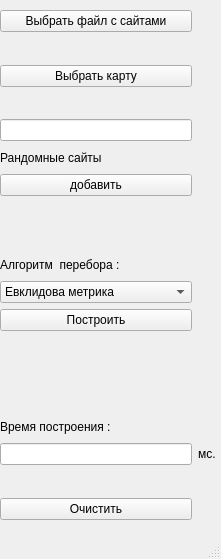
<?xml version="1.0" encoding="UTF-8"?>
<ui version="4.0">
 <class>MainWindow</class>
 <widget class="QMainWindow" name="MainWindow">
  <property name="geometry">
   <rect>
    <x>0</x>
    <y>0</y>
    <width>221</width>
    <height>559</height>
   </rect>
  </property>
  <property name="windowTitle">
   <string>MainWindow</string>
  </property>
  <widget class="QWidget" name="centralwidget">
   <widget class="QWidget" name="gridLayoutWidget">
    <property name="geometry">
     <rect>
      <x>0</x>
      <y>10</y>
      <width>216</width>
      <height>510</height>
     </rect>
    </property>
    <layout class="QGridLayout" name="gridLayout">
     <item row="14" column="0">
      <widget class="QLabel" name="label_9">
       <property name="text">
        <string/>
       </property>
      </widget>
     </item>
     <item row="17" column="0">
      <widget class="QLineEdit" name="lineEdit"/>
     </item>
     <item row="5" column="0">
      <widget class="QLabel" name="label">
       <property name="text">
        <string>Рандомные сайты</string>
       </property>
      </widget>
     </item>
     <item row="16" column="0">
      <widget class="QLabel" name="label_33">
       <property name="text">
        <string>Время построения :</string>
       </property>
      </widget>
     </item>
     <item row="7" column="0">
      <widget class="QLabel" name="label_3">
       <property name="text">
        <string/>
       </property>
      </widget>
     </item>
     <item row="6" column="0">
      <widget class="QPushButton" name="pushButton">
       <property name="text">
        <string>добавить</string>
       </property>
      </widget>
     </item>
     <item row="2" column="0">
      <widget class="QPushButton" name="pushButton_4">
       <property name="text">
        <string>Выбрать карту</string>
       </property>
      </widget>
     </item>
     <item row="8" column="0">
      <widget class="QLabel" name="label_5">
       <property name="text">
        <string/>
       </property>
      </widget>
     </item>
     <item row="3" column="0">
      <widget class="QLabel" name="label_11">
       <property name="text">
        <string/>
       </property>
      </widget>
     </item>
     <item row="4" column="0">
      <widget class="QLineEdit" name="lineEdit_2"/>
     </item>
     <item row="17" column="1">
      <widget class="QLabel" name="label_4">
       <property name="text">
        <string>мс.</string>
       </property>
      </widget>
     </item>
     <item row="9" column="0">
      <widget class="QLabel" name="label_2">
       <property name="text">
        <string>Алгоритм  перебора :</string>
       </property>
      </widget>
     </item>
     <item row="13" column="0">
      <widget class="QLabel" name="label_7">
       <property name="text">
        <string/>
       </property>
      </widget>
     </item>
     <item row="19" column="0">
      <widget class="QPushButton" name="pushButton_5">
       <property name="text">
        <string>Очистить</string>
       </property>
      </widget>
     </item>
     <item row="12" column="0">
      <widget class="QLabel" name="label_6">
       <property name="text">
        <string/>
       </property>
      </widget>
     </item>
     <item row="10" column="0">
      <widget class="QComboBox" name="comboBox">
       <item>
        <property name="text">
         <string>Евклидова метрика</string>
        </property>
       </item>
       <item>
        <property name="text">
         <string>Геометрия такси</string>
        </property>
       </item>
       <item>
        <property name="text">
         <string>Метрика Шварца</string>
        </property>
       </item>
       <item>
        <property name="text">
         <string>Сферичиская метрика</string>
        </property>
       </item>
      </widget>
     </item>
     <item row="18" column="0">
      <widget class="QLabel" name="label_10">
       <property name="text">
        <string/>
       </property>
      </widget>
     </item>
     <item row="11" column="0">
      <widget class="QPushButton" name="pushButton_3">
       <property name="text">
        <string>Построить</string>
       </property>
      </widget>
     </item>
     <item row="1" column="0">
      <widget class="QLabel" name="label_12">
       <property name="text">
        <string/>
       </property>
      </widget>
     </item>
     <item row="0" column="0">
      <widget class="QPushButton" name="pushButton_2">
       <property name="text">
        <string>Выбрать файл с сайтами</string>
       </property>
      </widget>
     </item>
    </layout>
   </widget>
   <widget class="QLabel" name="label_8">
    <property name="geometry">
     <rect>
      <x>218</x>
      <y>260</y>
      <width>101</width>
      <height>20</height>
     </rect>
    </property>
    <property name="text">
     <string/>
    </property>
   </widget>
  </widget>
  <widget class="QMenuBar" name="menubar">
   <property name="geometry">
    <rect>
     <x>0</x>
     <y>0</y>
     <width>221</width>
     <height>26</height>
    </rect>
   </property>
  </widget>
  <widget class="QStatusBar" name="statusbar"/>
 </widget>
 <resources/>
 <connections/>
</ui>
